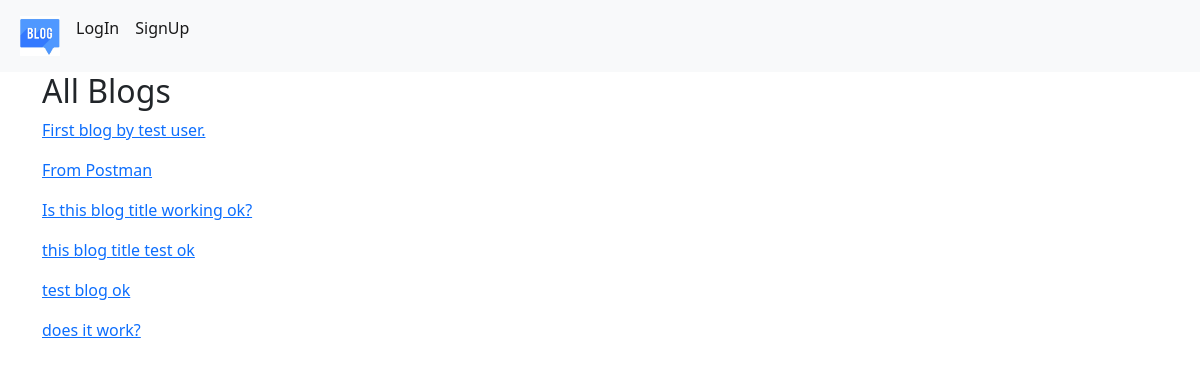
Screenshot of /blog/ with the database file from the repository.
### Blog/models.py (models this page shows, shortened)
class Blog(models.Model):
    blogger = models.ForeignKey(User, null=True, on_delete = models.CASCADE, related_name = 'blogs')
    blog_title = models.CharField(max_length=264, verbose_name='Blog Title')
    slug = models.SlugField(unique=True, null=True)
    blog_post = models.TextField(max_length=10000, verbose_name="Blog Content")
    post_image = models.ImageField(upload_to='blog_images', blank=True, verbose_name='Image')
    publish_date = models.DateTimeField(auto_now_add=True)
    update_date = models.DateTimeField(auto_now=True)
    _og_title = None
    class Meta:
        ordering = ('-publish_date',)

### Blog/views.py (the view)
# urls.py: path('', views.Index.as_view(), name='home'),
class Index(ListView):
    model = Blog
    template_name = 'Blog/index.html'
    context_object_name = 'blogs'

### templates/Blog/index.html (shortened to what this page needs)
{% extends 'base.html' %}
{% block body %}
    <h2>All Blogs</h2>
    {% for blog in blogs %}
    <a href="{% url 'blog:single_blog' slug=blog.slug %}"><p>{{ blog.blog_title }}</p></a>
    {% endfor %}
{% endblock %}

### rows the page displays
Blog: blog_title "First blog by test user."
Blog: blog_title "From Postman"
Blog: blog_title "Is this blog title working ok?"
Blog: blog_title "this blog title test ok"
Blog: blog_title "test blog ok"
Blog: blog_title "does it work?"
